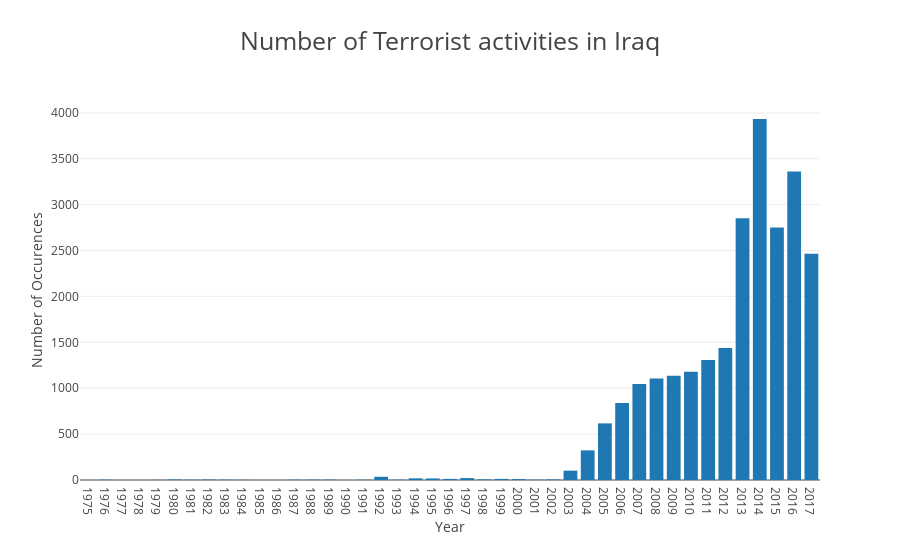

Notebook code cell kept with this figure:
### Code cell
trace = go.Bar(
            x = [i for i in df_iraq.iyear.value_counts().index],
            y = df_iraq.iyear.value_counts())
layout = go.Layout(title = "Number of Terrorist activities in Iraq",
                   titlefont = dict(size = 25),
                   xaxis = dict(title='Year',dtick=1),
                   yaxis = dict(title='Number of Occurences'),
                   
                  font=dict(size=12))
data = [trace]
fig = dict(data=data, layout = layout)
iplot(fig, filename="terrorIraq_barchart")

### Figure 1 — Plotly figure (JSON) as saved in the notebook; plotly's stock layout.template omitted (floating-point values rounded to 4 significant figures)
{"data": [{"type": "bar", "x": [2014, 2016, 2013, 2015, 2017, 2012, 2011, 2010, 2009, 2008, 2007, 2006, 2005, 2004, 2003, 1992, 1997, 1994, 1995, 1996, 1999, 2000, 1998, 1980, 2002, 1982, 1989, 1988, 1976, 1983, 1991, 1993, 1981, 1987, 2001, 1984, 1979, 1975], "y": [3933, 3360, 2852, 2751, 2466, 1437, 1308, 1179, 1137, 1106, 1047, 838, 617, 323, 102, 35, 21, 18, 17, 12, 12, 10, 7, 6, 6, 5, 4, 4, 3, 3, 3, 3, 3, 3, 3, 2, 2, 1]}], "layout": {"font": {"size": 12}, "title": "Number of Terrorist activities in Iraq", "titlefont": {"size": 25}, "xaxis": {"dtick": 1, "title": "Year"}, "yaxis": {"title": "Number of Occurences"}}}
